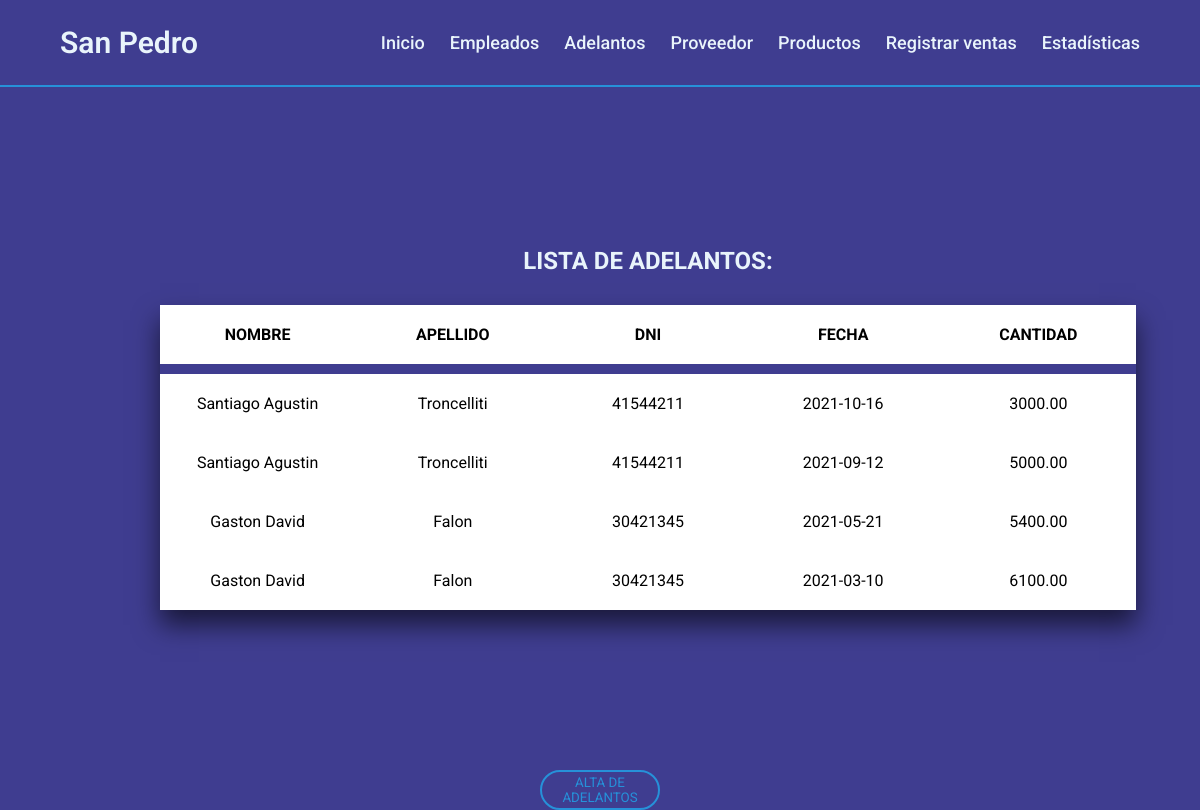
Screenshot of /controllers/ListaAdelantos.php (signed in) with the database file from the repository.
### tables this page shows
CREATE TABLE `adelantos` (
  `codigo_adelanto` int(10) UNSIGNED NOT NULL,
  `codigo_empleado` int(10) UNSIGNED NOT NULL,
  `fecha` date NOT NULL,
  `cantidad` decimal(10,2) NOT NULL
);

CREATE TABLE `empleados` (
  `codigo_empleado` int(10) UNSIGNED NOT NULL,
  `nombre` varchar(40) NOT NULL,
  `apellido` varchar(40) NOT NULL,
  `dni` int(11) NOT NULL
);

### fw/view.php (called while the page is built)
<?php
abstract class view {
	public function render (){
		include '../html/' . get_class($this) . '.php';
	}
}

### controllers/ListaAdelantos.php (called while the page is built, shortened)
<?php
require '../views/adelantos.php';
	$a = new Empleado();
	$todos = $a->getListaAdelantos();
	$v = new adelantos();
	$v->empleados = $todos;
	$v->render();

### fw/Database.php (called while the page is built, shortened)
<?php
class Database
{
    private $cn;
    private $res;
    private static $instance = false;
    public static function getInstance()
    {
        if (!self::$instance) self::$instance = new Database();
        return self::$instance;
    }
    private function connect()
    {
        $this->cn = mysqli_connect("localhost", "root", "", "san pedro");
        $this->cn->set_charset('utf8');
    }
    public function query($q)
    {
        $this->res = mysqli_query($this->cn, $q);
    }
    public function fetch()
    {
        return mysqli_fetch_assoc($this->res);
    }
    public function fetchAll()
    {
        $aux = array();
        while ($fila = $this->fetch()) $aux[] = $fila;
        return $aux;
    }
}

### fw/model.php (called while the page is built, shortened)
<?php
abstract class model {
	public function __construct(){
		$this->db = Database::getInstance();
	}
}

### models/Empleado.PHP (called while the page is built, shortened)
<?php
class Empleado extends model {
	public function getListaAdelantos(){
		$this->db->query ("SELECT e.nombre, e.apellido, e.dni, a.fecha, a.cantidad
							FROM adelantos a
							LEFT JOIN empleados e ON a.codigo_empleado = e.codigo_empleado");
		return $this->db->fetchAll();
	}
}

### html/adelantos.php (the view, shortened to what this page needs)
<!DOCTYPE html>
<html lang="en">
<head>
    <?php
    require '../html/Partials/Head.php';
    ?>
</head>
<body>
    <div class="listaEmpleado">
        <?php
        require '../html/Partials/Navbar.php';
        ?>
        <div class="Divcontainer" id="Divcontainer">
            <h2>LISTA DE ADELANTOS:</h2>
            <table>
                <tr>
                    <th>NOMBRE</th>
                    <th>APELLIDO</th>
                    <th>DNI</th>
                    <th>FECHA</th>
                    <th>CANTIDAD</th>
                </tr>
                <tr>
                    <?php foreach ($this->empleados as $a) { ?>
                        <td><?= htmlentities($a['nombre']) ?></td>
                        <td><?= htmlentities($a['apellido']) ?></td>
                        <td><?= htmlentities($a['dni']) ?></td>
                        <td><?= htmlentities($a['fecha']) ?></td>
                        <td><?= htmlentities($a['cantidad']) ?></td>
                </tr>
            <?php } ?>
            </table>
        </div>
        <a href="../controllers/AltaAdelantos.php"><button class="btn-newEmpleado" id="btn-newEmpleado" onclick="mostrarAgregarEmpleado()">ALTA DE ADELANTOS</button></a>
    </div>
</body>
</html>

### html/partials/Head.php (shortened to what this page needs)
<link rel="stylesheet" href="../html/css/style.css">
<link rel="stylesheet" href="../html/css/media.css">
<link rel="stylesheet" href="https://cdnjs.cloudflare.com/ajax/libs/font-awesome/5.15.3/css/all.min.css" />

### html/partials/Navbar.php (shortened to what this page needs)
<nav class="navbar">
    <div class="content">
        <div class="logo">
            <a href="../controllers/inicio.php">San Pedro</a>
        </div>
        <ul class="menu-list nav">
            <li><a href="../controllers/inicio.php">Inicio</a></li>
            <li><a href="../controllers/ListaEmpleados.php">Empleados</a></li>
            <li><a href="../controllers/ListaAdelantos.php">Adelantos</a></li>
            <li><a href="../controllers/Proveedor.php">Proveedor</a></li>
            <li><a href="../controllers/ListaProductos.php">Productos</a></li>
            <li><a href="../controllers/ListaVentas.php">Registrar ventas</a></li>
            <li><a>Estadísticas</a>
            </li>
        </ul>
    </div>
</nav>

### html/css/style.css (style rules this page uses)
:root { --first-color: #3f3d90; --second-color: #2691d9; --third-color: #e9f4fb; --btn-modificar: #1ecd97; --btn-eliminar: #dd0d0d; }
* { margin: 0; padding: 0; box-sizing: border-box; font-family: "Roboto", sans-serif; }
body { background: var(--first-color); }
.content { max-width: 1250px; margin: auto; padding: 0 30px; }
.navbar { position: sticky; width: 100%; z-index: 2; padding: 25px 0; transition: all 0.3s ease; border-bottom: 2px solid var(--second-color); }
.navbar .content { display: flex; align-items: center; justify-content: space-between; }
.navbar .logo a { color: var(--third-color); font-size: 30px; font-weight: 600; text-decoration: none; }
.navbar .menu-list { display: inline-flex; }
.menu-list li { list-style: none; background: none; }
.menu-list li a { color: var(--third-color); background: none; font-size: 18px; font-weight: 500; margin-left: 25px; text-decoration: none; transition: all 0.3s ease; }
.content { width: 100%; }
.Divcontainer { margin: 9rem; padding: 1rem; width: 84%; text-align: center; }
.Divcontainer h2 { color: var(--third-color); text-align: center; padding-bottom: 30px; }
table { table-layout: fixed; width: 100%; border-collapse: collapse; background-color: white; box-shadow: 0 15px 25px rgb(0 0 0 / 60%); }
th { border-bottom: 10px solid var(--first-color); }
th, td { padding: 20px; }
a { color: red; }
.btn-newEmpleado { display: block; margin-left: 50%; transform: translateX(-50%); outline: none; height: 40px; text-align: center; width: 10%; border-radius: 40px; background: var(--first-color); border: 2px solid var(--second-color); color: var(--second-color); text-shadow: 0; cursor: pointer; transition: all 0.25s ease; margin-right: 10px; }
a { text-decoration: none; }

### html/css/media.css (style rules this page uses)
:root { --first-color: #3f3d90; --second-color: #2691d9; --third-color: #e9f4fb; }
@media (max-width: 1230px) { .content { padding: 0 60px; } }

### rows the page displays
adelantos: empleados.nombre "Santiago Agustin", empleados.apellido "Troncelliti", empleados.dni "41544211", fecha "2021-10-16", cantidad "3000.00"
adelantos: empleados.nombre "Santiago Agustin", empleados.apellido "Troncelliti", empleados.dni "41544211", fecha "2021-09-12", cantidad "5000.00"
adelantos: empleados.nombre "Gaston David", empleados.apellido "Falon", empleados.dni "30421345", fecha "2021-05-21", cantidad "5400.00"
adelantos: empleados.nombre "Gaston David", empleados.apellido "Falon", empleados.dni "30421345", fecha "2021-03-10", cantidad "6100.00"
